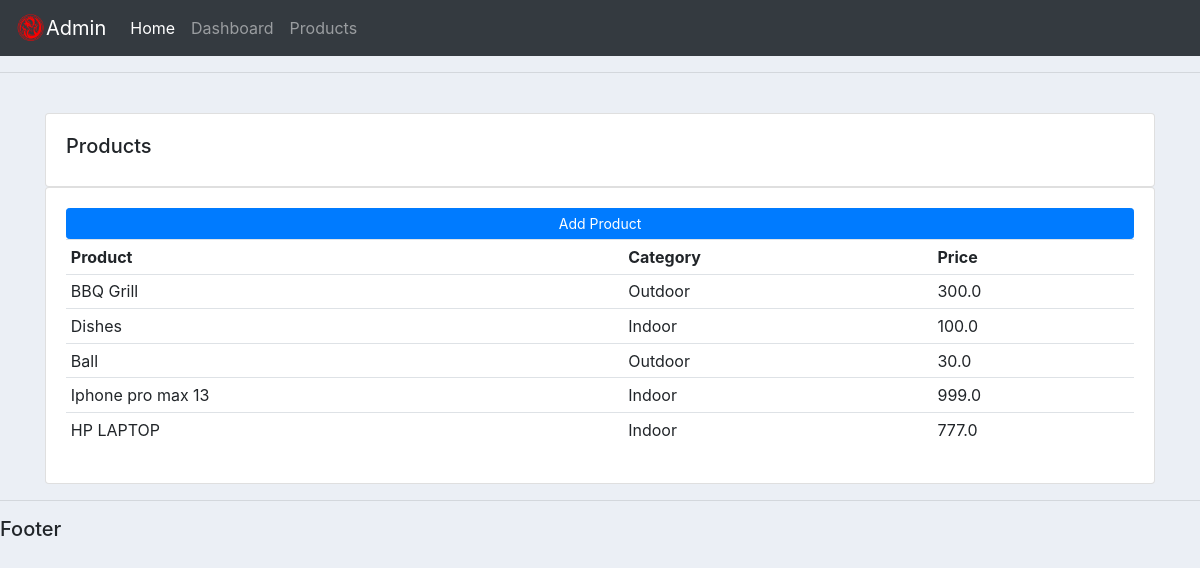
Screenshot of /products/ with the database file from the repository.
### accounts/models.py (models this page shows, shortened)
class Product(models.Model):
    CATEGORY = (
        ('Indoor','Indoor'),
        ('Outdoor','Outdoor')
    )
    name = models.CharField(max_length=200, null=True)
    price = models.FloatField(null=True)
    category = models.CharField(max_length=200,null=True, choices=CATEGORY)
    description = models.CharField(max_length=200,null=True,blank=True)
    date_created = models.DateTimeField(auto_now_add=True, null=True)
    tags = models.ManyToManyField(Tag)

### accounts/views.py (the view)
# urls.py: path('products/', views.Products, name='products'),
def Products(request):
    products = Product.objects.all()
    return render(request, 'accounts/products.html', {'products':products})

### accounts/templates/accounts/products.html
{% extends 'accounts/base.html' %}
{% block content %}
<br>
    <div class ="row" >
          <div class="col-md">
              <div class="card card-body" >
                        <h5>Products</h5>
                  </div>
                        <div class="card card-body">
                            <a class="btn btn-primary  btn-sm btn-block" href="{% url 'create_product' %}">Add Product</a>
                            <table class="table table-sm">
                                <tr>
                                    <th>Product</th>
                                    <th>Category</th>
                                    <th>Price</th>
                                </tr>
                                {% for product in products %}
                                    <tr>
                                        <td>{{product.name}}</td>
                                         <td>{{product.category}}</td>
                                         <td>{{product.price}}</td>
                                    </tr>
                                {% endfor %}
                            </table>
                        </div>
                    </div>
    </div>
{% endblock %}

### static/css/main.css (style rules this page uses)
body { background-color: #ebeff5; }

### rows the page displays
Product: name "BBQ Grill", category "Outdoor", price "300.0"
Product: name "Dishes", category "Indoor", price "100.0"
Product: name "Ball", category "Outdoor", price "30.0"
Product: name "Iphone pro max 13", category "Indoor", price "999.0"
Product: name "HP LAPTOP", category "Indoor", price "777.0"
